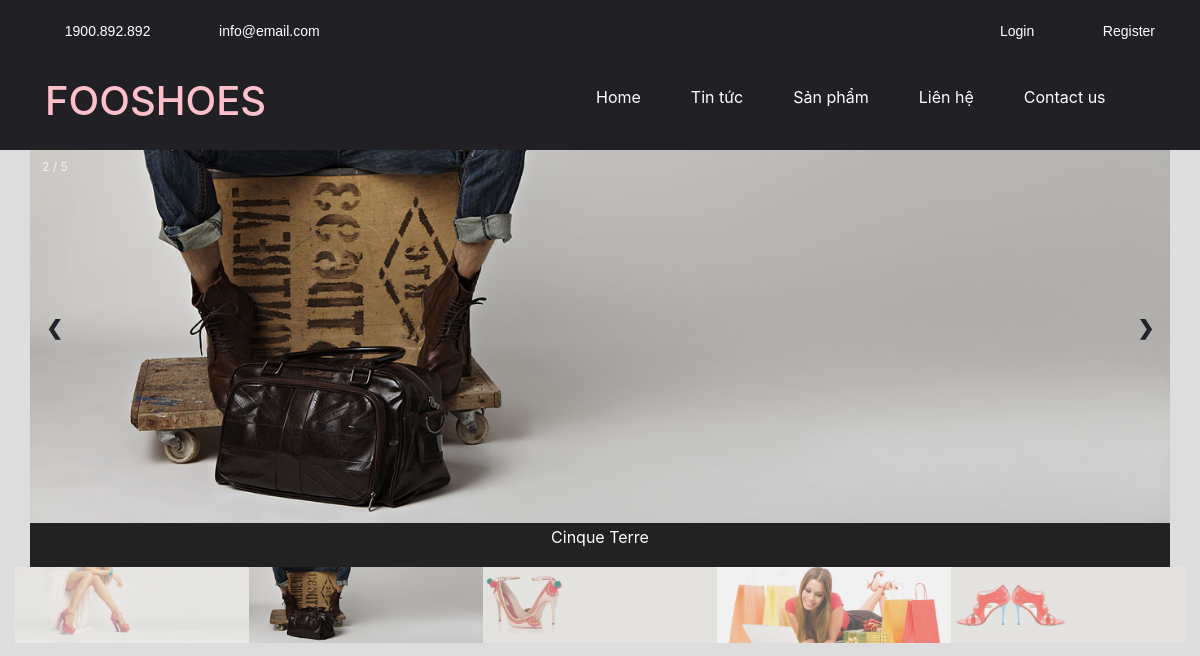
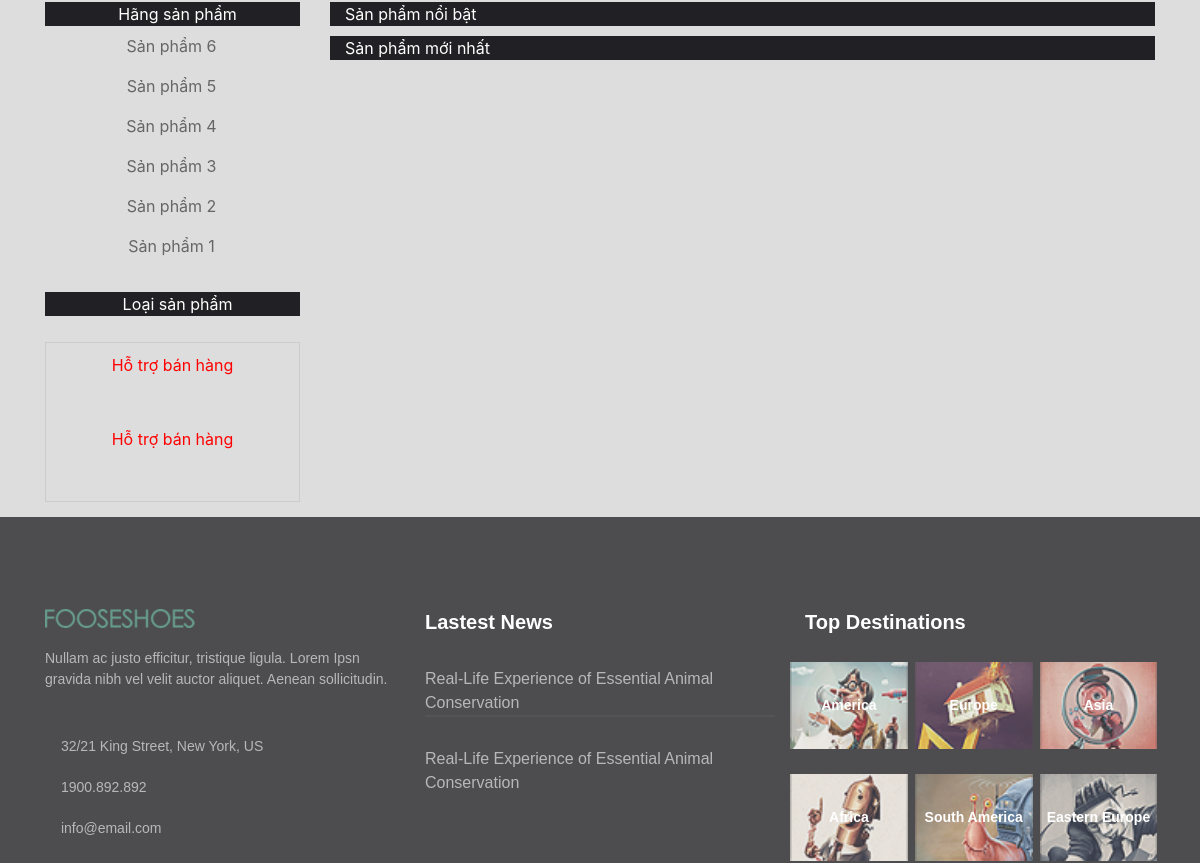
The app's page / (upper part), older data (2 pictures, top to bottom).
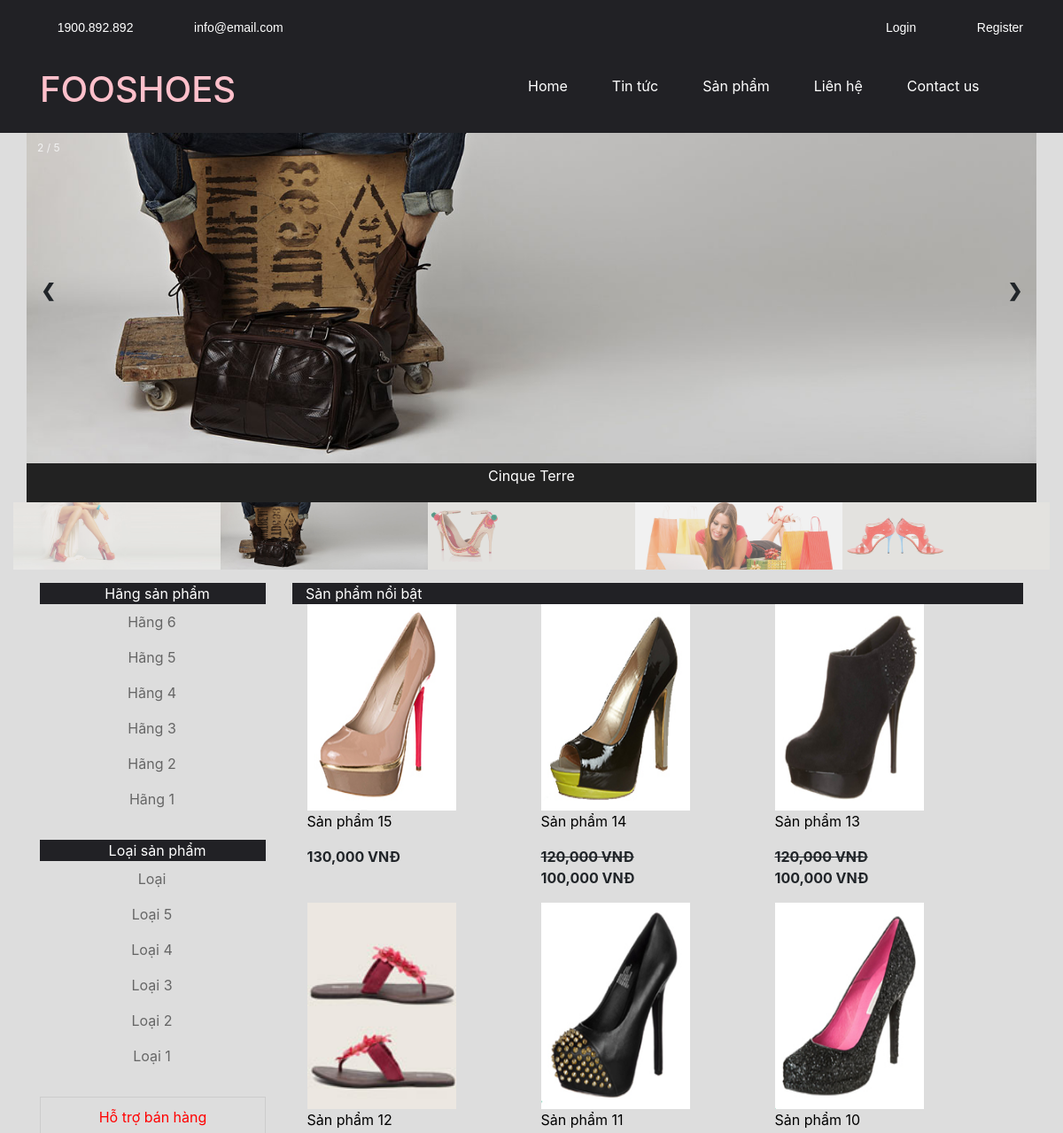
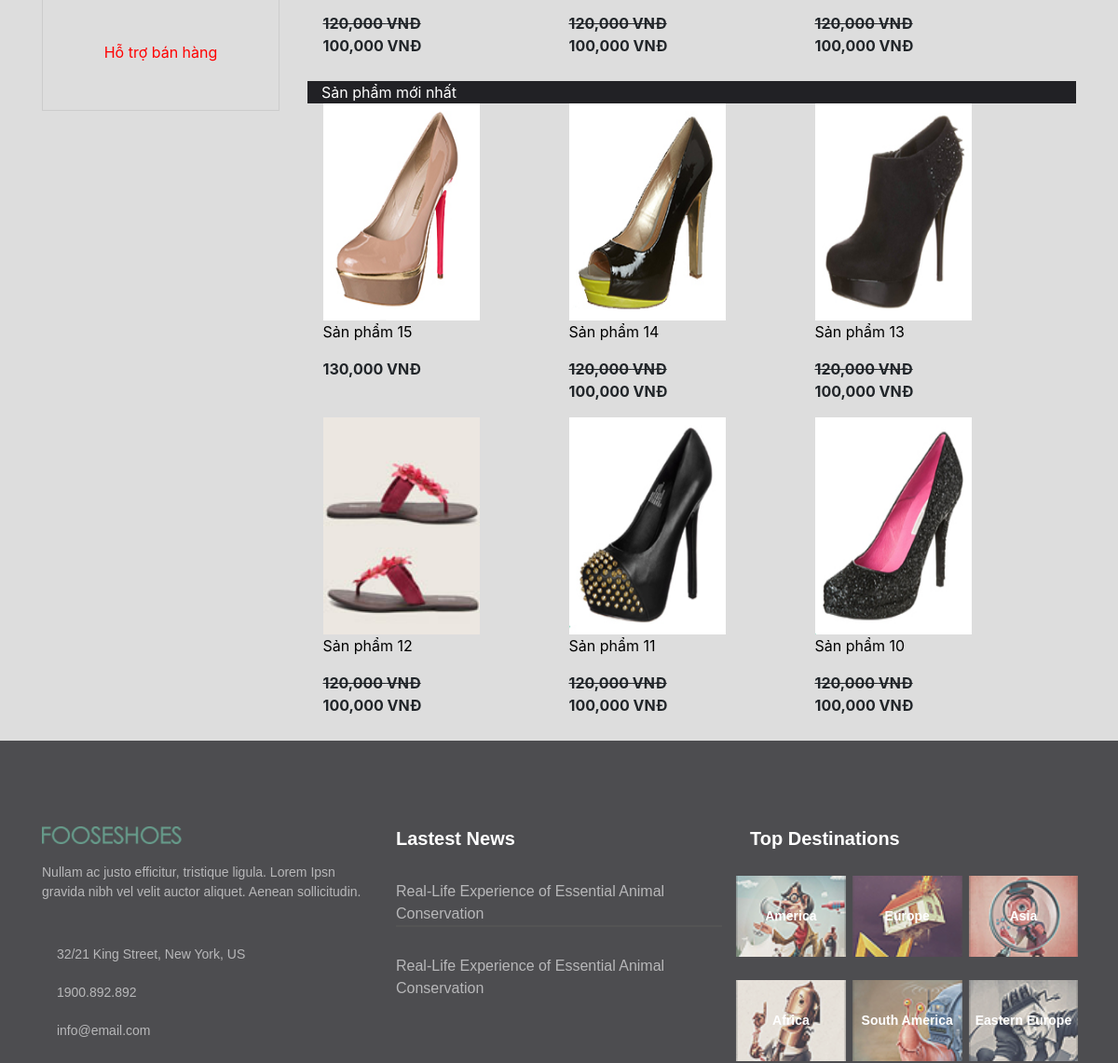
The same page, newer data (2 pictures, top to bottom).
### tables this page shows
CREATE TABLE `tbl_category_product` (
  `pk_category_product_id` int(11) NOT NULL,
  `c_name` varchar(500) NOT NULL
);

CREATE TABLE `tbl_product_type` (
  `pk_product_type_id` int(11) NOT NULL,
  `c_name` varchar(500) NOT NULL
);

CREATE TABLE `tbl_product` (
  `pk_product_id` int(11) NOT NULL,
  `fk_category_product_id` int(11) NOT NULL DEFAULT '0',
  `fk_product_type_id` int(11) NOT NULL,
  `c_name` varchar(500) NOT NULL,
  `c_description` varchar(20000) NOT NULL,
  `c_content` text NOT NULL,
  `c_img` varchar(500) NOT NULL,
  `c_hotproduct` int(11) NOT NULL DEFAULT '0',
  `c_price` float NOT NULL,
  `price_sale` float NOT NULL
);

### Controller/frontend/controller_category.php (called while the page is built, shortened)
<?php
    class controller_category{
        public function __construct(){
            $this->model = new model();
            $arr = $this->model->get_all("select * from tbl_category_product order by pk_category_product_id desc");
            include "View/frontend/view_category.php";
        }
    }
    new controller_category();
 ?>

### Model/model.php (called while the page is built, shortened)
<?php
	class model{
		public function get_all($sql){
			global $db;
			$result = mysqli_query($db,$sql);
			$arr = array();
			while($rows = mysqli_fetch_object($result))
				$arr[] = $rows;
			return $arr;
		}
	}
 ?>

### Controller/frontend/controller_product_type.php (called while the page is built, shortened)
<?php
    class controller_product_type{
        public function __construct(){
            $this->model = new model();
            $arr = $this->model->get_all("select * from tbl_product_type order by pk_product_type_id desc");
            include "View/frontend/view_product_type.php";
        }
    }
    new controller_product_type();
 ?>

### Controller/frontend/controller_home.php (called while the page is built, shortened)
<?php
	class controller_home{
		public function __construct(){
			$this->model = new model();
			include "View/frontend/view_home.php";
		}
	}
	new controller_home();
 ?>

### View/frontend/view_home.php (the view, shortened to what the changed rows need)
<div class="box-container">
   	<div class="box-home box-product">
           <div class="list_product">
               <?php
                   $spnoibat = $this->model->get_all("select * from tbl_product where c_hotproduct = 1 order by pk_product_id desc limit 0,6");
                   foreach($spnoibat as $rows)
                   {
                ?>
           	<div class="product">
               	<div class="image" style= "height: 233px;">
                   	<img src="public/upload/product/<?php echo $rows->c_img; ?>" style= "width: 80%; height: 100%;">
                   </div>
                   <div class="info">
                           <p><a href="index.php?controller=product_detail&id=<?php echo $rows->pk_product_id; ?>" class="jt" ><?php echo $rows->c_name; ?></a></p>
                           <p>
                               <?php if ($rows->price_sale >1) {?>
                                <strong class="price"><del><?php echo number_format($rows->c_price); ?> VNĐ</del></br>
                                   <?php echo number_format($rows->price_sale); ?> VNĐ
                                </strong>
                               <?php } else{?>
                                   <strong class="price"><?php echo number_format($rows->c_price); ?> VNĐ</strong>
                               <?php } ?>
                           </p>
                       </div>
               </div>
                  <?php } ?>
               </div>
           </div>
       </div>
<div class="box-container">
   	<div class="box-home box-product">
           <div class="list_product">
                <?php
                   $lates_product = $this->model->get_all("select * from tbl_product order by pk_product_id desc limit 0,6");
                   foreach($lates_product as $rows)
                   {
                ?>
           	<div class="product">
               	<div class="image"style= "height: 233px;">
                   	<a href="#" >
                   		<img src="public/upload/product/<?php echo $rows->c_img; ?>" style= "width: 80%; height: 100%;">
                       </a>
                   </div>
                   <div class="info">
                       <p><a href="index.php?controller=product_detail&id=<?php echo $rows->pk_product_id; ?>" class="jt" ><?php echo $rows->c_name; ?></a></p>
                       <p>
                               <?php if ($rows->price_sale >1) {?>
                                <strong class="price"><del><?php echo number_format($rows->c_price); ?> VNĐ</del></br>
                                   <?php echo number_format($rows->price_sale); ?> VNĐ
                                </strong>
                               <?php } else{?>
                                   <strong class="price"><?php echo number_format($rows->c_price); ?> VNĐ</strong>
                               <?php } ?>
                           </p>
                   </div>
               </div>
                    <?php } ?>
               </div>
           </div>
       </div>

### View/frontend/view_category.php (shortened to what the changed rows need)
            <div class="box-container">
                <div class="product-category">
                        <div id="product_category">
                        <ul>
                           <?php
                               foreach ($arr as $rows) {
                            ?>
                           <li>
                           	<a href="index.php?controller=product&id=<?php echo $rows->pk_category_product_id; ?>"><span><?php echo $rows->c_name; ?></span></a>
                           </li>
                           <?php } ?>
                       </ul>
                    </div>
                </div>
</div>

### View/frontend/view_product_type.php (shortened to what the changed rows need)
        	<div class="box-container">
                <div class="product-category">
                        <div id="product_category">
                        <ul>
                           <?php
                               foreach ($arr as $rows) {
                            ?>
                           <li>
                           	<a href="index.php?controller=product&id=<?php echo $rows->pk_product_type_id; ?>"><span><?php echo $rows->c_name; ?></span></a>
                           </li>
                           <?php } ?>
                       </ul>
                    </div>
                </div>
</div>

Row changes from the older to the newer data that the page shows:
changed tbl_category_product: c_name "Sản phẩm 6" → "Hãng 6"
changed tbl_category_product: c_name "Sản phẩm 5" → "Hãng 5"
changed tbl_category_product: c_name "Sản phẩm 4" → "Hãng 4"
changed tbl_category_product: c_name "Sản phẩm 3" → "Hãng 3"
changed tbl_category_product: c_name "Sản phẩm 2" → "Hãng 2"
changed tbl_category_product: c_name "Sản phẩm 1" → "Hãng 1"
added tbl_product_type: c_name "Loại"
added tbl_product_type: c_name "Loại 5"
added tbl_product_type: c_name "Loại 4"
added tbl_product_type: c_name "Loại 3"
added tbl_product_type: c_name "Loại 2"
added tbl_product_type: c_name "Loại 1"
added tbl_product: c_img (picture), c_name "Sản phẩm 15", c_price "130,000"
added tbl_product: c_img (picture), c_name "Sản phẩm 14", c_price "120,000", price_sale "100,000"
added tbl_product: c_img (picture), c_name "Sản phẩm 13", c_price "120,000", price_sale "100,000"
added tbl_product: c_img (picture), c_name "Sản phẩm 12", c_price "120,000", price_sale "100,000"
added tbl_product: c_img (picture), c_name "Sản phẩm 11", c_price "120,000", price_sale "100,000"
added tbl_product: c_img (picture), c_name "Sản phẩm 10", c_price "120,000", price_sale "100,000"
